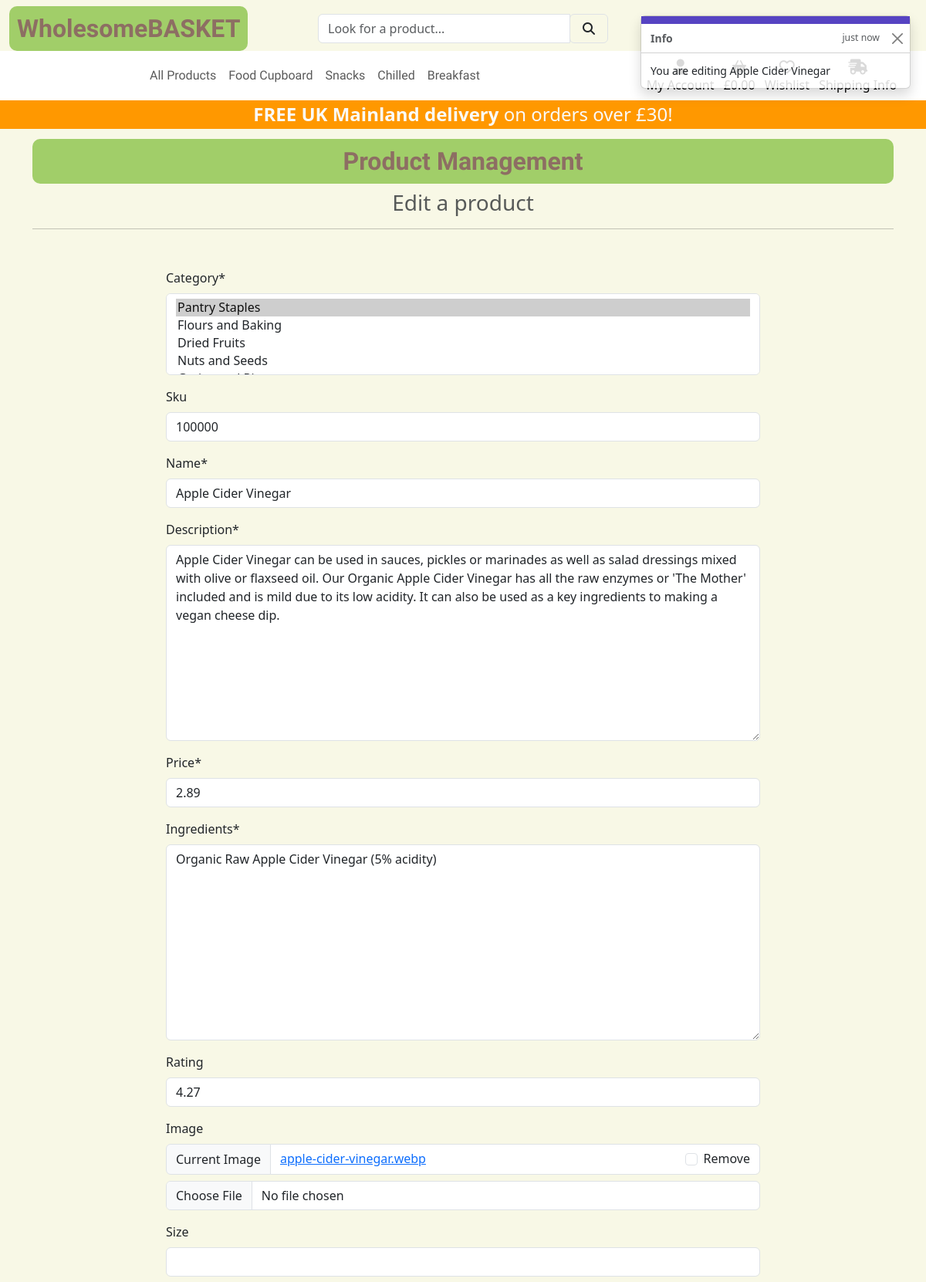
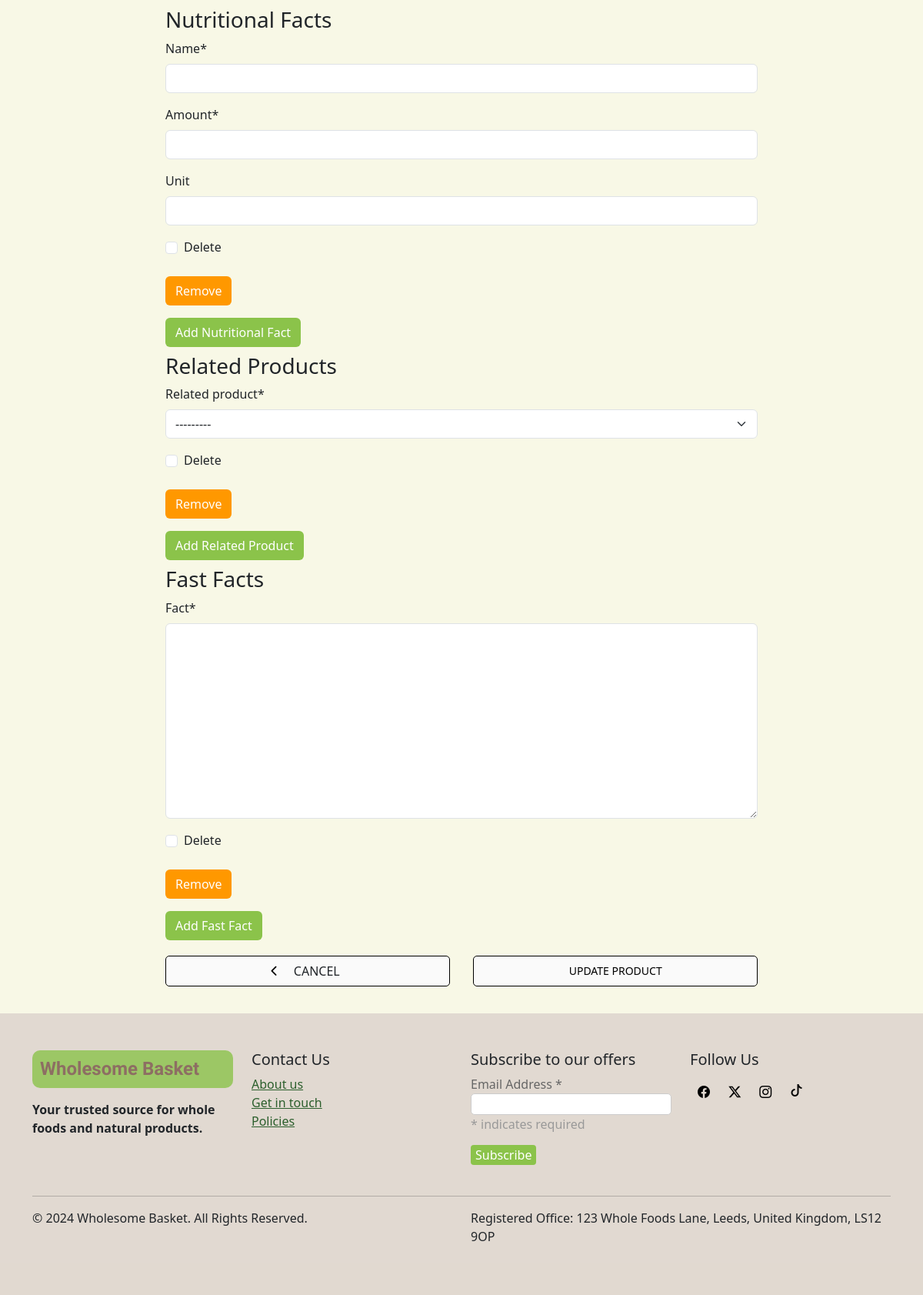
The app's page /products/edit/1/ (signed in) with its own data (2 pictures, top to bottom).
### products/models.py (models this page shows)
class Product(models.Model):
    category = models.ManyToManyField('Category', related_name='products')
    sku = models.CharField(max_length=254, null=True, blank=True)
    name = models.CharField(max_length=254)
    description = models.TextField()
    price = models.DecimalField(max_digits=6, decimal_places=2, default=0.00)
    ingredients = models.TextField()
    rating = models.DecimalField(max_digits=6, decimal_places=2, null=True, blank=True)
    image = models.ImageField(null=True, blank=True)
    size = models.CharField(max_length=254, null=True, blank=True)
    def __str__(self):
        return self.name

### products/views.py (the view)
# urls.py: path('edit/<int:product_id>/', views.edit_product, name='edit_product'),
@login_required
def edit_product(request, product_id):
    if not request.user.is_superuser:
        messages.error(request, 'Access denied: Only store owners are authorized to perform this action.')
        return redirect(reverse('home'))
    product = get_object_or_404(Product, pk=product_id)
    NutritionalFactsFormSet = inlineformset_factory(Product, NutritionalFacts, form=NutritionalFactsForm, extra=1, can_delete=True)
    RelatedProductFormSet = inlineformset_factory(Product, RelatedProduct, form=RelatedProductForm, fk_name='product', extra=1, can_delete=True)
    FastFactFormSet = inlineformset_factory(Product, FastFact, form=FastFactForm, extra=1, can_delete=True)
    if request.method == 'POST':
        product_form = ProductForm(request.POST, request.FILES, instance=product)
        nutritional_formset = NutritionalFactsFormSet(request.POST, instance=product)
        related_formset = RelatedProductFormSet(request.POST, instance=product)
        fast_fact_formset = FastFactFormSet(request.POST, instance=product)
        if product_form.is_valid() and nutritional_formset.is_valid() and related_formset.is_valid() and fast_fact_formset.is_valid():
            try:
                product=product_form.save()
                for form in nutritional_formset:
                    if form.cleaned_data.get('DELETE'):
                        form.instance.delete()
                    elif form.has_changed():
                        form.save()
                for form in related_formset:
                    if form.cleaned_data.get('DELETE'):
                        form.instance.delete()
                    elif form.has_changed():
                        form.save()
                for form in fast_fact_formset:
                    if form.cleaned_data.get('DELETE'):
                        form.instance.delete()
                    elif form.has_changed():
                        form.save()
                messages.success(request, 'Successfully updated product!')
                return redirect('product_detail', product_id=product.id)
            except ValueError as e:
                messages.error(request, f'Error: {str(e)}')
        else:
            messages.error(request, 'Please correct the errors below.')
    else:
        product_form = ProductForm(instance=product)
        nutritional_formset = NutritionalFactsFormSet(instance=product)
        related_formset = RelatedProductFormSet(instance=product)
        fast_fact_formset = FastFactFormSet(instance=product)
        messages.info(request, f'You are editing {product.name}')
    context = {
        'product_form': product_form,
        'nutritional_formset': nutritional_formset,
        'related_formset': related_formset,
        'fast_fact_formset': fast_fact_formset,
        'product': product,
    }
    return render(request, 'products/edit_product.html', context)

### products/forms.py
class ProductForm(forms.ModelForm):
    class Meta:
        model = Product
        fields = '__all__'
    image = forms.ImageField(label='Image', required=False, widget=CustomClearableFileInput)
    def __init__(self, *args, **kwargs):
        super().__init__(*args, **kwargs)
        categories = Category.objects.all()
        friendly_names = [(c.id, c.get_friendly_name()) for c in categories]
        self.fields['category'].choices = friendly_names
        for field_name, field in self.fields.items():
            field.widget.attrs['class'] = 'stripe-style-input'

### basket/contexts.py (called while the page is built, shortened)
def basket_contents(request):
    basket_items = []
    total = 0
    product_count = 0
    basket = request.session.get('basket', {})
    if total < settings.FREE_SHIPPING_THRESHOLD:
        shipping = total * Decimal(settings.STANDARD_SHIPPING_PERCENTAGE / 100)
        free_shipping_delta = settings.FREE_SHIPPING_THRESHOLD - total
    else:
        shipping = 0
        free_shipping_delta = 0
    grand_total = shipping + total
    context = {
        'basket_items': basket_items,
        'total': total,
        'product_count': product_count,
        'shipping': shipping,
        'free_shipping_delta': free_shipping_delta,
        'free_shipping_threshold': settings.FREE_SHIPPING_THRESHOLD,
        'grand_total': grand_total,
    }
    return context

### products/models.py (called while the page is built)
    def get_friendly_name(self):
        return self.friendly_name

### products/templates/products/edit_product.html (shortened to what this page needs)
{% extends 'base.html' %}
{% load static %}
{% block page_header %}
<div class="container header-container">
    <div class="row">
        <div class="col text-center mt-3">
            <h2 class="logo-font">Product Management</h2>
            <h3 class="text-muted">Edit a product</h3>
            <hr>
        </div>
    </div>
</div>
{% endblock %}
{% block content %}
<div class="overlay"></div>
<div class="container">
    <div class="row">
        <div class="container">
            <div class="custom-width">
                <form method="post" enctype="multipart/form-data">
                    {{ product_form|crispy }}
                    <h3>Nutritional Facts</h3>
                    <div id="nutrition-facts-formset">
                        {% for form in nutritional_formset %}
                        <div class="formset-row">
                            {{ form|crispy }}
                            <button type="button" class="btn custom-remove-btn remove-form-row">Remove</button>
                        </div>
                        {% endfor %}
                    </div>
                    <div class="d-flex justify-content-start my-2">
                        <button type="button" id="add-nutrition-fact" class="btn custom-add-btn">Add Nutritional
                            Fact</button>
                    </div>
                    <h3>Related Products</h3>
                    <div id="related-products-formset">
                        {% for form in related_formset %}
                        <div class="formset-row">
                            {{ form|crispy }}
                            <button type="button" class="btn custom-remove-btn remove-form-row">Remove</button>
                        </div>
                        {% endfor %}
                    </div>
                    <div class="d-flex justify-content-start my-2">
                        <button type="button" id="add-related-product" class="btn custom-add-btn">Add Related
                            Product</button>
                    </div>
                    <h3>Fast Facts</h3>
                    <div id="fast-facts-formset">
                        {% for form in fast_fact_formset %}
                        <div class="formset-row">
                            {{ form|crispy }}
                            <button type="button" class="btn custom-remove-btn remove-form-row">Remove</button>
                        </div>
                        {% endfor %}
                    </div>
                    <div class="d-flex justify-content-start my-2">
                        <button type="button" id="add-fast-fact" class="btn custom-add-btn">Add Fast Fact</button>
                    </div>
                    <div class="button-row">
                        <a href="{% url 'product_detail' product.id %}" class="btn-link-as-button seasalt-btn">
                            <span class="icon">
                                <i class="fas fa-chevron-left"></i>
                            </span>
                            <span class="btn text-uppercase cinereous">Cancel</span>
                        </a>
                        <button type="submit" class="btn-link-as-button seasalt-btn">
                            <span class="text-uppercase">Update Product</span>
                        </button>
                    </div>
                </form>
            </div>
        </div>
    </div>
</div>
{% endblock %}

### static/css/base.css (style rules this page uses)
html { height: 100%; }
body { background: url('/media/backgroud-food-spices.webp') no-repeat center center fixed; background-size: cover; height: calc(100vh - 164px); color: #FAFAFA; font-family: "Raleway", sans-serif; }
.icon { align-items: center; display: inline-flex; justify-content: center; height: 1.5rem; width: 1.5rem; }
.logo-font { font-family: "Playwrite IT Moderna", cursive; color: #8D6E63ff; background-color: rgba(139, 195, 74, 0.8); padding: 10px; border-radius: 10px; font-weight: 800; }
.overlay { height: 100%; width: 100%; top: 0; left: 0; position: fixed; background: rgba(245, 245, 220, 0.7); z-index: -1; }
.form-check-input { margin-top: 5px !important; }
.btn-link-as-button { display: inline-flex; align-items: center; justify-content: center; padding: 10px 20px; border: none; border-radius: 5px; text-decoration: none; font-size: 14px; transition: background-color 0.3s ease, color 0.3s ease; width: 48%; text-align: center; height: 40px; }
.seasalt-btn, #cancel-btn { background-color: #FAFAFA; color: black; border: 1px solid black; }
.button-row { display: flex; justify-content: space-between; align-items: center; gap: 10px; margin-top: 20px; }
.custom-width { max-width: 800px; margin: 20px auto; padding: 15px; }
.custom-add-btn, .custom-remove-btn { background-color: rgba(139, 195, 74, 1) !important; color: white !important; border: none; cursor: pointer; border-radius: 4px; }
.custom-remove-btn, #confirm-delete { background-color: rgba(255, 152, 0, 1) !important; }
.formset-row { margin-bottom: 1rem; }
.custom-remove-btn { margin-top: 10px; display: inline-block; }
@media (min-width: 992px) { .header-container { padding-top: 164px; } }

### records on screen
Product: sku "100000", name "Apple Cider Vinegar", description "Apple Cider Vinegar can be used in sauces, pickles or marinades as well as salad dressings mixed with olive or flaxseed oil. Our Organic Apple Cider Vinegar has all the raw enzymes or 'The Mother' included and is mild due to its low acidity. It can also be used as a key ingredients to making a vegan cheese dip.", price "2.89", ingredients "Organic Raw Apple Cider Vinegar (5% acidity)", rating "4.27"

### other values on screen
{{ free_shipping_threshold }} "30"
{{ message }} "You are editing Apple Cider Vinegar"
